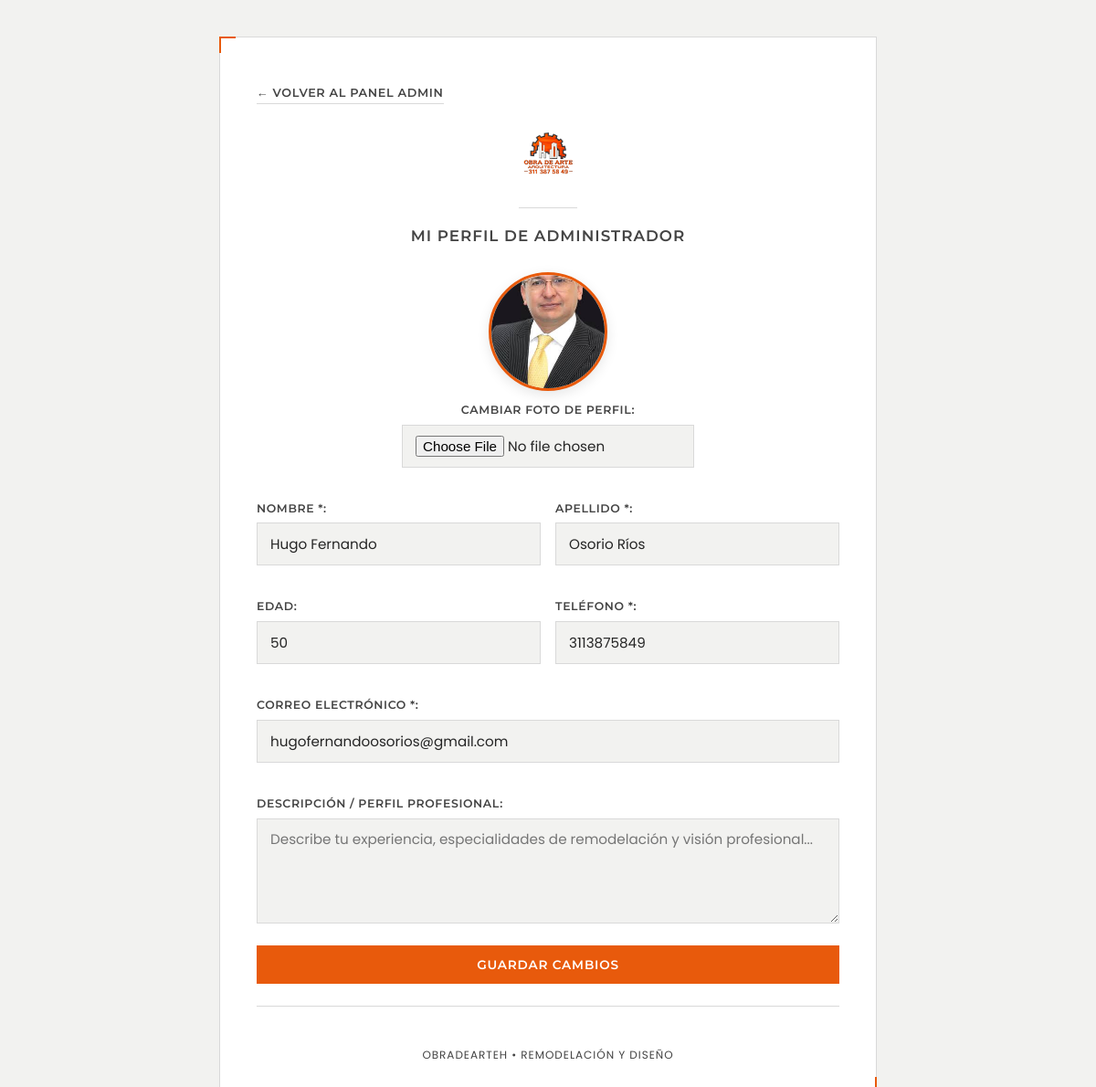
The app's page /admin/usuarios/perfilAdmin.php (signed in) with its own data.
### tables this page shows
CREATE TABLE `usuarios` (
  `id` int(11) NOT NULL,
  `nombre` varchar(200) NOT NULL,
  `apellido` varchar(200) NOT NULL,
  `edad` int(11) DEFAULT NULL,
  `telefono` bigint(200) NOT NULL,
  `correo` varchar(200) NOT NULL,
  `foto_perfil` varchar(255) DEFAULT NULL,
  `descripcion` text DEFAULT NULL,
  `rol` enum('usuario','administrador') NOT NULL DEFAULT 'usuario',
  `contrasena` varchar(200) NOT NULL
);

### admin/usuarios/perfilAdmin.php (the view, shortened to what this page needs)
<?php
require_once '../../DB/conexion.php';
$esAdmin = (isset($_SESSION['rol']) && $_SESSION['rol'] === 'administrador');
$modo = $_GET['modo'] ?? ($esAdmin ? 'edicion' : 'vista');
$adminId = $esAdmin && isset($_SESSION['id']) ? $_SESSION['id'] : null;
if ($adminId) {
    $stmt = $pdo->prepare("SELECT * FROM usuarios WHERE id = ? LIMIT 1");
    $stmt->execute([$adminId]);
    $perfil = $stmt->fetch(PDO::FETCH_ASSOC);
} else {
    $stmt = $pdo->query("SELECT * FROM usuarios WHERE rol = 'administrador' ORDER BY id ASC LIMIT 1");
    $perfil = $stmt->fetch(PDO::FETCH_ASSOC);
}
$nombre      = $perfil['nombre'] ?? '';
$apellido    = $perfil['apellido'] ?? '';
$edad        = $perfil['edad'] ?? '';
$telefono    = $perfil['telefono'] ?? '';
$correo      = $perfil['correo'] ?? '';
$fotoPerfil  = $perfil['foto_perfil'] ?? '';
$rutaFotoDisplay = '../../img/Logo.PNG';
if (!empty($fotoPerfil)) {
    if (str_starts_with($fotoPerfil, '../../')) {
        $rutaFotoDisplay = $fotoPerfil;
    } else {
        $rutaFotoDisplay = '../../' . ltrim($fotoPerfil, '/');
    }
}
?>
<!DOCTYPE html>
<html lang="es">
<head>
    <link rel="stylesheet" href="../../assets/estilos.css">
</head>
<body>
    <div class="pagina">
        <div class="tarjeta tarjeta--marco tarjeta--perfil">
            <?php if ($modo === 'edicion'): ?>
                <a href="../panel.php" class="enlace-volver">&larr; Volver al Panel Admin</a>
            <?php else: ?>
                <a href="../../lobby/catalogo.php" class="enlace-volver">&larr; Volver al Catálogo</a>
            <?php endif; ?>
            <div class="tarjeta__encabezado">
                <div class="marca-logo">
                    <img src="../../img/Logo.PNG" alt="Obra de Arte Arquitectura" class="marca-logo__imagen">
                </div>
                <hr class="filete">
                <h2 class="titulo-seccion">
                    <?= $modo === 'edicion' ? 'Mi Perfil de Administrador' : 'Perfil del Administrador' ?>
                </h2>
            </div>
            <div class="tarjeta__cuerpo">
                <?php if ($modo === 'edicion' && $esAdmin): ?>
                    <form action="perfilAdmin.php?modo=edicion" method="POST" enctype="multipart/form-data" class="formulario" id="form-perfil-admin">
                        <div class="perfil-avatar-seccion">
                            <div class="perfil-avatar-marco">
                                <img src="<?= htmlspecialchars($rutaFotoDisplay) ?>" alt="Foto de perfil" class="perfil-avatar-img" id="img-preview">
                            </div>
                            <div class="campo" style="max-width: 320px; width: 100%; margin-bottom: 8px;">
                                <label for="foto_perfil">Cambiar foto de perfil:</label>
                                <input type="file" id="foto_perfil" name="foto_perfil" accept="image/*" class="entrada" onchange="previsualizarFoto(event)">
                            </div>
                        </div>
                        <div class="perfil-grid">
                            <div class="campo">
                                <label for="nombre">Nombre *:</label>
                                <input type="text" id="nombre" name="nombre" value="<?= htmlspecialchars($nombre) ?>" required class="entrada" placeholder="Ingresa tu nombre">
                            </div>
                            <div class="campo">
                                <label for="apellido">Apellido *:</label>
                                <input type="text" id="apellido" name="apellido" value="<?= htmlspecialchars($apellido) ?>" required class="entrada" placeholder="Ingresa tu apellido">
                            </div>
                        </div>
                        <div class="perfil-grid">
                            <div class="campo">
                                <label for="edad">Edad:</label>
                                <input type="number" id="edad" name="edad" value="<?= htmlspecialchars($edad) ?>" min="18" max="100" class="entrada" placeholder="Ej: 35">
                            </div>
                            <div class="campo">
                                <label for="telefono">Teléfono *:</label>
                                <input type="tel" id="telefono" name="telefono" value="<?= htmlspecialchars($telefono) ?>" required class="entrada" inputmode="numeric" pattern="[0-9]{7,15}" title="Ingresa un teléfono válido de 7 a 15 números" oninput="this.value = this.value.replace(/[^0-9]/g, '')" placeholder="Ej: 3113875849">
                            </div>
                        </div>
                        <div class="campo">
                            <label for="correo">Correo Electrónico *:</label>
                            <input type="email" id="correo" name="correo" value="<?= htmlspecialchars($correo) ?>" required class="entrada" pattern="[a-zA-Z0-9._%+-]+@[a-zA-Z0-9.-]+\.[a-zA-Z]{2,}" title="Ingresa un correo con dominio válido (ej: usuario@gmail.com)" placeholder="ejemplo@obradearteh.com">
                        </div>
                        <div class="campo perfil-bio-bloque">
                            <label for="descripcion">Descripción / Perfil Profesional:</label>
                            <textarea id="descripcion" name="descripcion" class="entrada" rows="4" placeholder="Describe tu experiencia, especialidades de remodelación y visión profesional..."><?= htmlspecialchars($descripcion) ?></textarea>
                        </div>
                        <button type="button" class="boton boton--primario" onclick="validarYPedirConfirmacion()">Guardar Cambios</button>
                    </form>
                <?php endif; ?>
                <hr class="filete filete--secundario">
                <div class="tarjeta__pie">
                    <footer class="pie">
                        <p class="pie__texto">ObraDeArteH &bull; Remodelación y Diseño</p>
                    </footer>
                </div>
            </div>
        </div>
    </div>
</body>
</html>

### records on screen
usuarios: foto_perfil (picture), nombre "Hugo Fernando", apellido "Osorio Ríos", edad "50", telefono "3113875849", correo "hugofernandoosorios@gmail.com"
